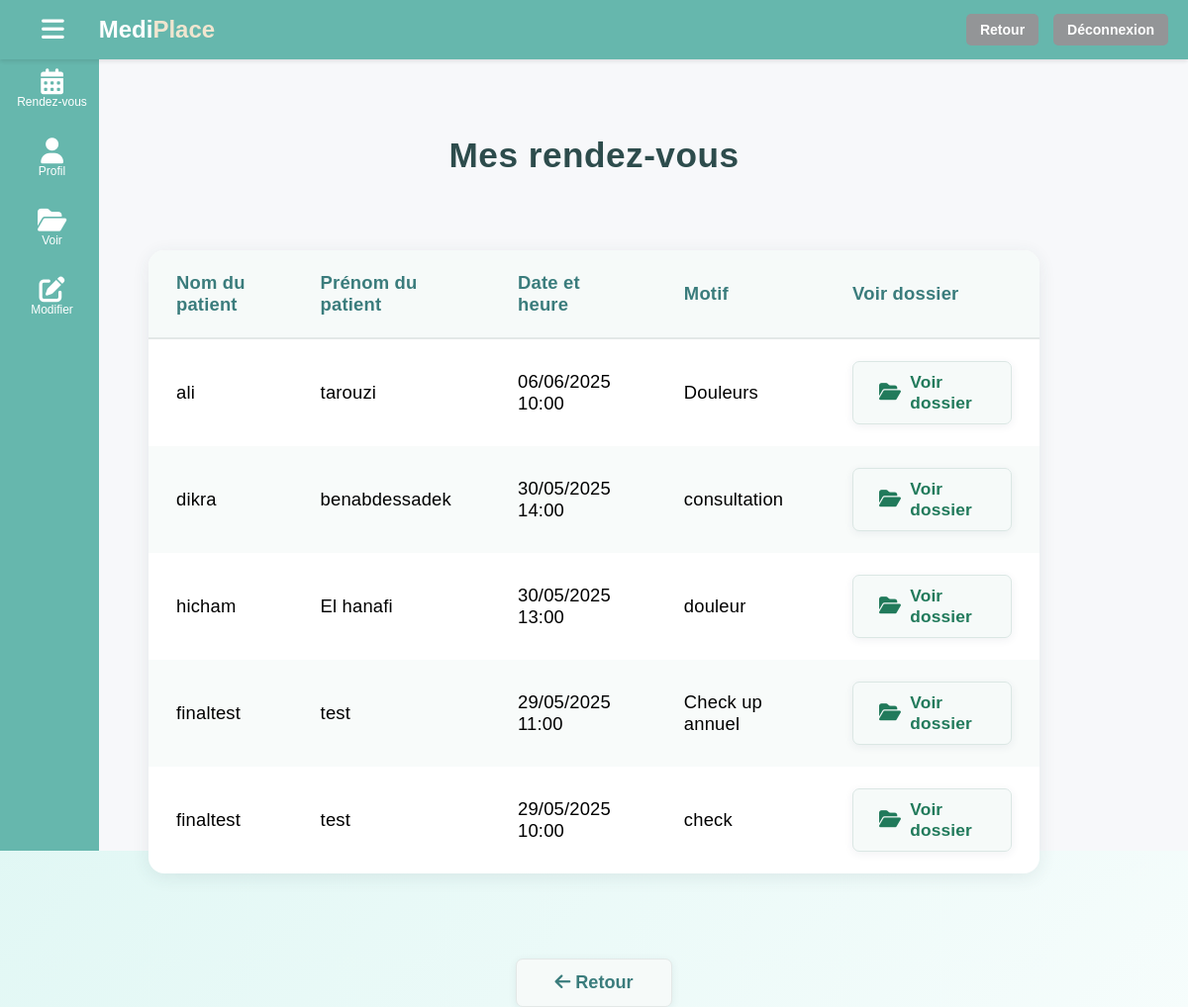
The page /mes-rdv-med/ (signed in) on the database its author committed.
### cabinet/models.py (models this page shows, shortened)
class RendezVous(models.Model):
    patient = models.ForeignKey(Patient, on_delete=models.CASCADE)
    medecin = models.ForeignKey(Medecin, on_delete=models.CASCADE)
    date = models.DateTimeField()
    motif = models.TextField()

class Patient(models.Model):
    nom = models.CharField(max_length=50)
    prenom = models.CharField(max_length=50)
    email = models.EmailField(unique=True)
    numero_telephone = models.CharField(max_length=15)
    date_naissance = models.DateField()
    mot_de_passe = models.CharField(max_length=128)

### cabinet/views.py (the view)
# urls.py: path('mes-rdv-med/', views.mes_rdv_med, name='mes_rdv_med'),
def mes_rdv_med(request):
    email_med = request.session.get('user_email')
    if not email_med:
        return redirect('login')
    try:
        medecin = Medecin.objects.get(email=email_med)
        rdvs = RendezVous.objects.filter(medecin=medecin).order_by('-date')
        return render(request, 'cabinet/mes_rdv_med.html', {'rdvs': rdvs})
    except Medecin.DoesNotExist:
        messages.error(request, "Médecin non trouvé.")
        return redirect('login')

### cabinet/templates/cabinet/mes_rdv_med.html (shortened to what this page needs)
<!DOCTYPE html>
<html lang="fr">
  <head>
    {% load static %}
    <link rel="stylesheet" href="{% static 'cabinet/css/main_pat.css' %}" />
    <link
      rel="stylesheet"
      href="https://cdnjs.cloudflare.com/ajax/libs/font-awesome/6.5.0/css/all.min.css"
    />
  </head>
  <body>
    {% include 'cabinet/headerbasepagemed.html' %}
    <div class="patients-bg">
      <div class="patients-centered">
        <h2 class="patients-title">Mes rendez-vous</h2>
        <div class="table-bg">
          {% if rdvs %}
          <table class="patients-table">
            <thead>
              <tr>
                <th>Nom du patient</th>
                <th>Prénom du patient</th>
                <th>Date et heure</th>
                <th>Motif</th>
                <th>Voir dossier</th>
              </tr>
            </thead>
            <tbody>
              {% for rdv in rdvs %}
              <tr>
                <td>{{ rdv.patient.nom }}</td>
                <td>{{ rdv.patient.prenom }}</td>
                <td>{{ rdv.date|date:"d/m/Y H:i" }}</td>
                <td>{{ rdv.motif|truncatechars:50 }}</td>
                <td>
                  <a
                    href="{% url 'dossier_patient_med' rdv.patient.id %}?from=rdv"
                    class="btn-voir-dossier"
                  >
                    <i class="fa fa-folder-open"></i> Voir dossier
                  </a>
                </td>
              </tr>
              {% endfor %}
            </tbody>
          </table>
          {% else %}
          <div class="empty-history-msg">
            Aucun rendez-vous prévu pour le moment.
          </div>
          {% endif %}
        </div>
      </div>
      <div class="retour-center">
        <a href="{% url 'main_med' %}" class="btn-retour-main">
          <i class="fa fa-arrow-left"></i> Retour
        </a>
      </div>
    </div>
  </body>
</html>

### cabinet/static/cabinet/css/main_pat.css (style rules this page uses)
body { font-family: 'Poppins', sans-serif; background-color: #f4f5f7; margin: 0; padding: 0; }

### cabinet/static/cabinet/css/headerbasepagemed.css (style rules this page uses)
* { box-sizing: border-box; }
body { margin: 0; font-family: Arial, sans-serif; overflow: hidden; background: linear-gradient(135deg, #e0f7f4, #ffffff); }

### cabinet/templates/cabinet/mes_rdv_med.html (style rules this page uses)
.patients-bg { min-height: 100vh; background: #f7f8fa; width: 100vw; }
.patients-centered { max-width: 900px; margin: 0 auto; padding: 48px 0 48px 0; display: flex; flex-direction: column; gap: 38px; }
.patients-title { font-size: 2.2rem; color: #2d4c4c; font-weight: 700; margin-bottom: 38px; text-align: center; letter-spacing: 0.5px; }
.table-bg { background: #fff; border-radius: 16px; box-shadow: 0 4px 18px rgba(44, 62, 80, 0.09); overflow: hidden; display: flex; justify-content: center; }
.patients-table { width: 100%; margin: 0 auto; border-collapse: separate; border-spacing: 0; font-size: 1.15rem; letter-spacing: 0.01em; background: transparent; }
.patients-table th, .patients-table td { padding: 22px 28px; text-align: left; }
.patients-table th { background: #f6faf9; color: #3a7c7c; font-weight: 700; font-size: 1.15rem; border-bottom: 2px solid #e3e8e7; letter-spacing: 0.2px; }
.patients-table tr { border-bottom: 1px solid #f0f3f2; transition: background 0.18s; }
.patients-table tr:nth-child(even) { background: #f8fbfa; }
.patients-table tr:last-child { border-bottom: none; }
.btn-voir-dossier { background: #f6faf9; color: #217a5b; border: 1px solid #dbe7e4; border-radius: 7px; padding: 10px 26px; font-weight: 600; font-size: 1.08rem; text-decoration: none; transition: background 0.18s, color 0.18s, border 0.18s, box-shadow 0.18s; display: inline-flex; align-items: center; gap: 9px; box-shadow: 0 2px 8px rgba(44, 62, 80, 0.07); }
.btn-voir-dossier i { font-size: 1.13em; }
.retour-center { text-align: center; margin-top: 38px; }
.btn-retour-main { background: #f6faf9; color: #3a7c7c; border-radius: 7px; padding: 13px 38px; text-decoration: none; font-weight: 600; font-size: 1.13rem; border: 1px solid #e3e8e7; transition: background 0.18s, color 0.18s, box-shadow 0.18s; box-shadow: 0 2px 8px rgba(44, 62, 80, 0.08); display: inline-block; margin-top: 0; }

### rows shown on the page
RendezVous: patient.nom "ali", patient.prenom "tarouzi", date "06/06/2025 10:00", motif "Douleurs"
RendezVous: patient.nom "dikra", patient.prenom "benabdessadek", date "30/05/2025 14:00", motif "consultation"
RendezVous: patient.nom "hicham", patient.prenom "El hanafi", date "30/05/2025 13:00", motif "douleur"
RendezVous: patient.nom "finaltest", patient.prenom "test", date "29/05/2025 11:00", motif "Check up annuel"
RendezVous: patient.nom "finaltest", patient.prenom "test", date "29/05/2025 10:00", motif "check"
